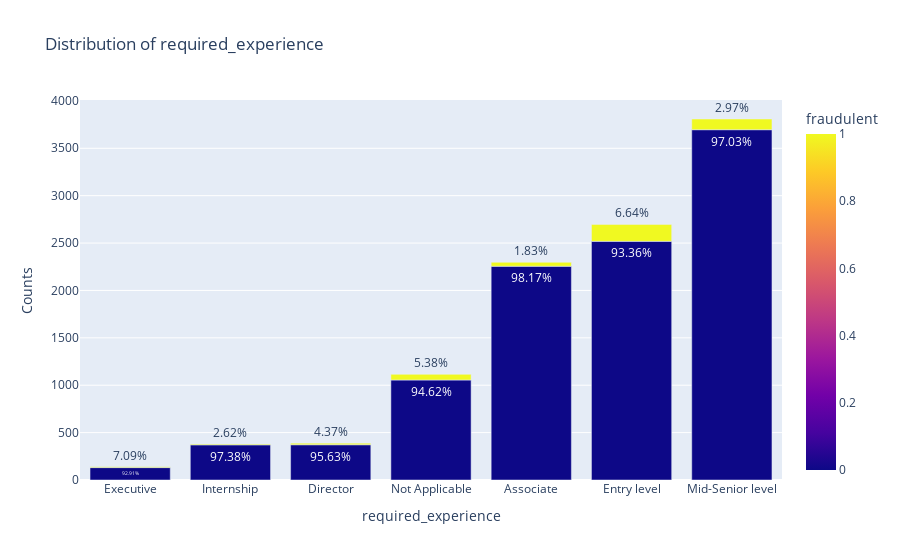

Notebook source saved alongside this figure:
### Code cell
maker_pct('required_experience','fraudulent',fake_job_df)

### Figure 1 — Plotly figure (JSON) as saved in the notebook; plotly's stock layout.template omitted (floating-point values rounded to 4 significant figures)
{"data": [{"alignmentgroup": "True", "hovertemplate": "required_experience=%{x}<br>Counts=%{y}<br>text=%{text}<br>fraudulent=%{marker.color}<extra></extra>", "legendgroup": "", "marker": {"color": [0, 1, 0, 1, 0, 1, 0, 1, 0, 1, 0, 1, 0, 1], "coloraxis": "coloraxis", "pattern": {"shape": ""}}, "name": "", "offsetgroup": "", "orientation": "v", "showlegend": false, "text": ["98.17%", "1.83%", "95.63%", "4.37%", "93.36%", "6.64%", "92.91%", "7.09%", "97.38%", "2.62%", "97.03%", "2.97%", "94.62%", "5.38%"], "textposition": "auto", "type": "bar", "x": ["Associate", "Associate", "Director", "Director", "Entry level", "Entry level", "Executive", "Executive", "Internship", "Internship", "Mid-Senior level", "Mid-Senior level", "Not Applicable", "Not Applicable"], "xaxis": "x", "y": [2255, 42, 372, 17, 2518, 179, 131, 10, 371, 10, 3696, 113, 1055, 60], "yaxis": "y"}], "layout": {"barmode": "stack", "coloraxis": {"colorbar": {"title": {"text": "fraudulent"}}, "colorscale": [[0, "#0d0887"], [0.1111, "#46039f"], [0.2222, "#7201a8"], [0.3333, "#9c179e"], [0.4444, "#bd3786"], [0.5556, "#d8576b"], [0.6667, "#ed7953"], [0.7778, "#fb9f3a"], [0.8889, "#fdca26"], [1, "#f0f921"]]}, "legend": {"tracegroupgap": 0}, "title": {"text": "Distribution of required_experience"}, "xaxis": {"anchor": "y", "categoryorder": "total ascending", "domain": [0, 1], "title": {"text": "required_experience"}}, "yaxis": {"anchor": "x", "domain": [0, 1], "title": {"text": "Counts"}}}}
